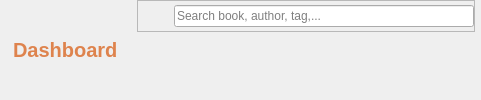
           <widget class="QWidget" name="headerFrame" native="true">
            <property name="sizePolicy">
             <sizepolicy hsizetype="Expanding" vsizetype="Expanding">
              <horstretch>0</horstretch>
              <verstretch>0</verstretch>
             </sizepolicy>
            </property>
            <layout class="QHBoxLayout" name="horizontalLayout_3">
             <property name="leftMargin">
              <number>0</number>
             </property>
             <property name="topMargin">
              <number>0</number>
             </property>
             <property name="rightMargin">
              <number>0</number>
             </property>
             <property name="bottomMargin">
              <number>0</number>
             </property>
             <item>
              <widget class="QWidget" name="widget_4" native="true">
               <layout class="QHBoxLayout" name="horizontalLayout_4">
                <property name="leftMargin">
                 <number>0</number>
                </property>
                <property name="topMargin">
                 <number>0</number>
                </property>
                <property name="rightMargin">
                 <number>0</number>
                </property>
                <property name="bottomMargin">
                 <number>0</number>
                </property>
                <item>
                 <widget class="QLabel" name="label_12">
                  <property name="styleSheet">
                   <string notr="true"/>
                  </property>
                  <property name="text">
                   <string/>
                  </property>
                  <property name="pixmap">
                   <pixmap resource="Resource.qrc">:/OrangeIcons/Resource/Orange/menu.svg</pixmap>
                  </property>
                 </widget>
                </item>
                <item>
                 <widget class="QLabel" name="label_11">
                  <property name="font">
                   <font>
                    <family>MS Shell Dlg 2</family>
                    <pointsize>15</pointsize>
                    <weight>75</weight>
                    <italic>false</italic>
                    <bold>true</bold>
                   </font>
                  </property>
                  <property name="styleSheet">
                   <string notr="true">font: 75 15pt &quot;MS Shell Dlg 2&quot;;
color: #DE834D;
font: bold;</string>
                  </property>
                  <property name="text">
                   <string>Dashboard</string>
                  </property>
                  <property name="scaledContents">
                   <bool>false</bool>
                  </property>
                  <property name="wordWrap">
                   <bool>false</bool>
                  </property>
                 </widget>
                </item>
                <item>
                 <widget class="QLabel" name="label_9">
                  <property name="text">
                   <string/>
                  </property>
                 </widget>
                </item>
               </layout>
              </widget>
             </item>
             <item alignment="Qt::AlignHCenter">
              <widget class="QWidget" name="widget_5" native="true">
               <layout class="QHBoxLayout" name="horizontalLayout_6">
                <property name="leftMargin">
                 <number>0</number>
                </property>
                <property name="topMargin">
                 <number>0</number>
                </property>
                <property name="rightMargin">
                 <number>0</number>
                </property>
                <property name="bottomMargin">
                 <number>0</number>
                </property>
                <item alignment="Qt::AlignTop">
                 <widget class="QFrame" name="SearchFrame">
                  <property name="minimumSize">
                   <size>
                    <width>0</width>
                    <height>0</height>
                   </size>
                  </property>
                  <property name="maximumSize">
                   <size>
                    <width>16777215</width>
                    <height>16777215</height>
                   </size>
                  </property>
                  <property name="styleSheet">
                   <string notr="true"/>
                  </property>
                  <property name="frameShape">
                   <enum>QFrame::StyledPanel</enum>
                  </property>
                  <property name="frameShadow">
                   <enum>QFrame::Raised</enum>
                  </property>
                  <layout class="QHBoxLayout" name="horizontalLayout_7">
                   <property name="leftMargin">
                    <number>0</number>
                   </property>
                   <property name="topMargin">
                    <number>0</number>
                   </property>
                   <property name="rightMargin">
                    <number>0</number>
                   </property>
                   <property name="bottomMargin">
                    <number>0</number>
                   </property>
                   <item>
                    <widget class="QLabel" name="label_10">
                     <property name="minimumSize">
                      <size>
                       <width>30</width>
                       <height>30</height>
                      </size>
                     </property>
                     <property name="maximumSize">
                      <size>
                       <width>30</width>
                       <height>30</height>
                      </size>
                     </property>
                     <property name="text">
                      <string/>
                     </property>
                     <property name="pixmap">
                      <pixmap resource="Resource.qrc">:/OrangeIcons/Resource/Orange/search.svg</pixmap>
                     </property>
                    </widget>
                   </item>
                   <item>
                    <widget class="QLineEdit" name="lineEdit_3">
                     <property name="minimumSize">
                      <size>
                       <width>300</width>
                       <height>0</height>
                      </size>
                     </property>
                     <property name="placeholderText">
                      <string>Search book, author, tag,...</string>
                     </property>
                    </widget>
                   </item>
                  </layout>
                 </widget>
                </item>
               </layout>
              </widget>
             </item>
             <item alignment="Qt::AlignRight">
              <widget class="QWidget" name="widget_6" native="true">
               <layout class="QHBoxLayout" name="horizontalLayout_5">
                <property name="leftMargin">
                 <number>0</number>
                </property>
                <property name="topMargin">
                 <number>0</number>
                </property>
                <property name="rightMargin">
                 <number>0</number>
                </property>
                <property name="bottomMargin">
                 <number>0</number>
                </property>
               </layout>
              </widget>
             </item>
            </layout>
           </widget>
